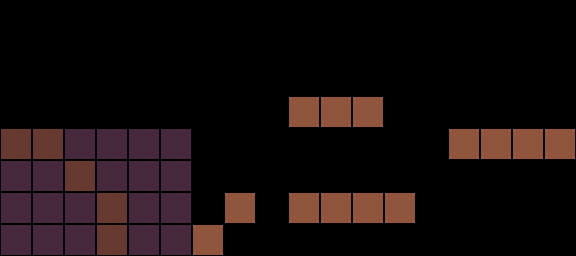

Tiled map render using the project's own tile images. Description and the map definition, with tile-layer contents summarised, below:
An orthogonal 18x8 tile map with 32x32 px tiles, 2 tile layers (Platforms, BackgroundTiles).

<map version="1.5" tiledversion="1.7.0" orientation="orthogonal" renderorder="right-down" width="18" height="8" tilewidth="32" tileheight="32" infinite="0" nextlayerid="4" nextobjectid="1">
 <editorsettings>
  <export target="assets/level1.json" format="json" />
 </editorsettings>
 <tileset firstgid="1" name="BasicTiles" tilewidth="32" tileheight="32" tilecount="16" columns="4">
  <image source="tileSetBasic.png" width="128" height="128" />
 </tileset>
 <layer id="2" name="Platforms" width="18" height="8">
  <data>[144 cells, 18 non-empty, 2 distinct tile ids]</data>
 </layer>
 <layer id="3" name="BackgroundTiles" width="18" height="8">
  <data>[144 cells, 19 non-empty, 1 distinct tile ids]</data>
 </layer>
</map>